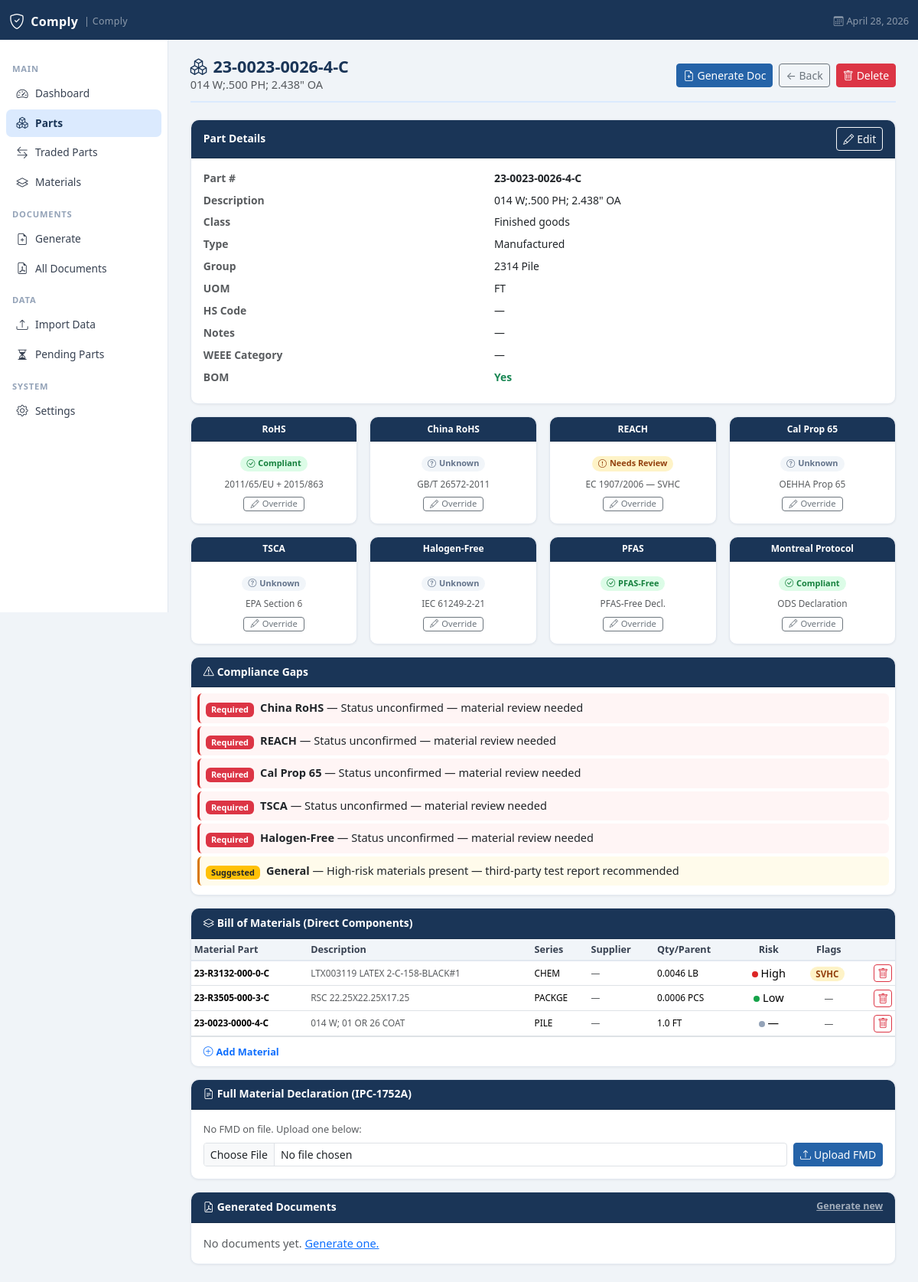
Before: /parts/23-0023-0026-4-C with the older database file.
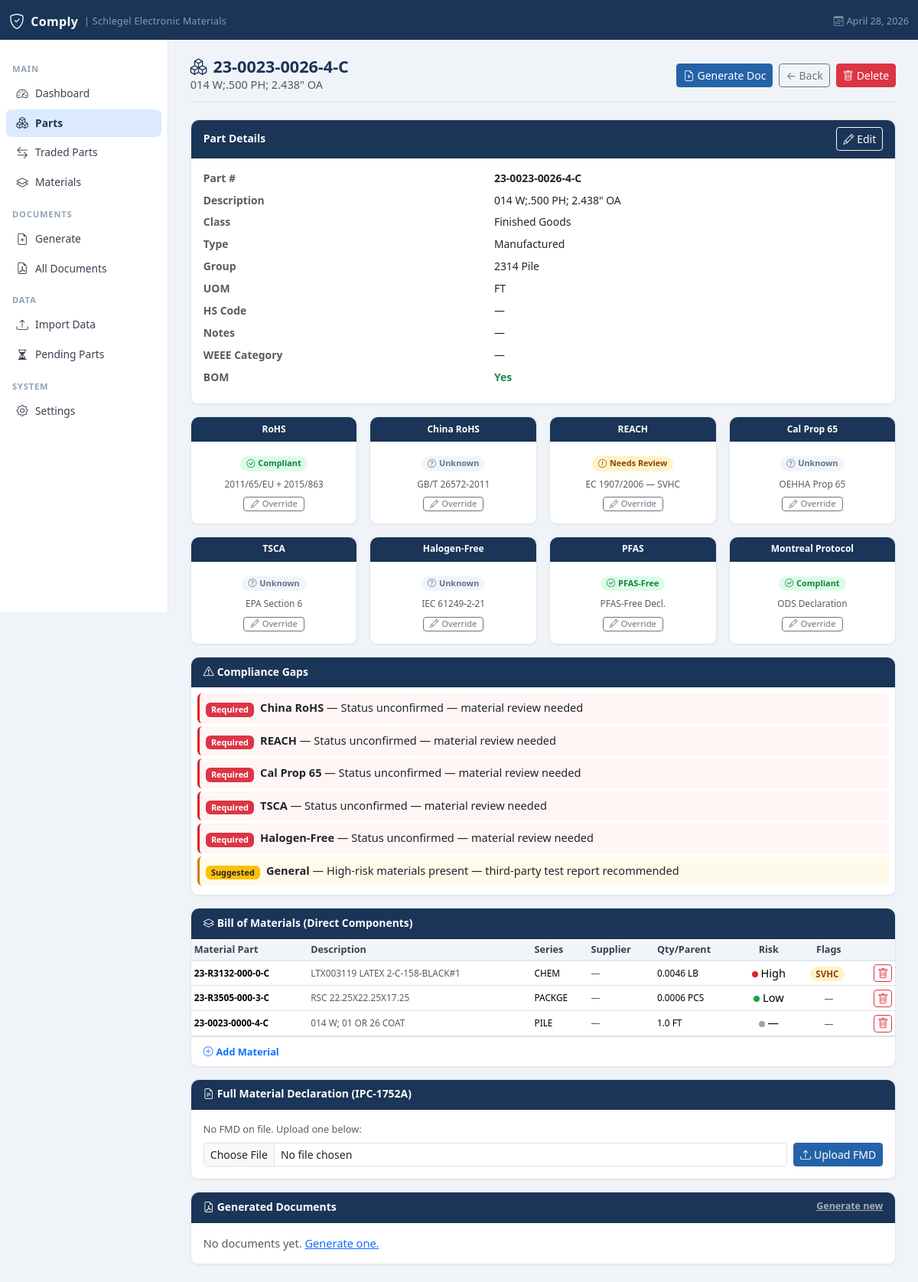
After: the same page with the newer database file.
### tables this page shows
CREATE TABLE settings(
            id          INTEGER PRIMARY KEY AUTOINCREMENT,
            key         TEXT NOT NULL UNIQUE,
            value       TEXT,
            updated_at  TEXT DEFAULT (datetime('now'))
        );

### app.py (the view)
@app.route("/parts/<path:part_number>")
def part_detail(part_number):
    conn = get_db()
    part = conn.execute(
        "SELECT * FROM parts WHERE part_number=?", (part_number,)
    ).fetchone()
    if not part:
        flash("Part not found.", "danger")
        conn.close()
        return redirect(url_for("parts_list"))
    bom = conn.execute("""
        SELECT b.*, m.description as mat_desc, m.material_series,
               m.series_desc, m.primary_supplier, m.risk_level,
               m.pfas_flag, m.svhc_flag, m.ods_flag, m.rohs_flag
        FROM bom_lines b
        LEFT JOIN materials m ON m.part_number = b.material_part
        WHERE b.parent_part=? AND b.level=0
        ORDER BY b.sort_order
    """, (part_number,)).fetchall()
    statuses = conn.execute(
        "SELECT * FROM compliance_status WHERE part_number=?", (part_number,)
    ).fetchall()
    status_map = {r["standard"]: dict(r) for r in statuses}
    gaps = get_compliance_gaps(part_number, conn)
    docs = conn.execute("""
        SELECT d.* FROM documents d
        JOIN document_parts dp ON dp.document_id=d.id
        WHERE dp.part_number=?
        ORDER BY d.generated_at DESC
    """, (part_number,)).fetchall()
    fmd = conn.execute(
        "SELECT * FROM fmd_files WHERE part_number=?", (part_number,)
    ).fetchone()
    fmd_substances = conn.execute("""
        SELECT id, material_name, substance_name, cas_number,
               cas_override_note,
               substance_weight, substance_weight_uom,
               weight_on_hm_pct, weight_on_total_pct, hm_on_total_pct
        FROM fmd_substances
        WHERE part_number = ?
        ORDER BY material_name, weight_on_hm_pct DESC
    """, (part_number,)).fetchall()
    conn.close()
    return render_template("part_detail.html", part=part, bom=bom,
                           status_map=status_map, gaps=gaps, docs=docs, fmd=fmd, fmd_substances=fmd_substances)

### app.py (called while the page is built)
def get_db():
    conn = sqlite3.connect(DB_PATH)
    conn.row_factory = sqlite3.Row
    conn.execute("PRAGMA foreign_keys = ON")
    return conn

def get_unacknowledged_versions():
    conn = get_db()
    rows = conn.execute("""
        SELECT rv.standard, rv.version, rv.updated_at, rv.notes
        FROM regulatory_versions rv
        WHERE NOT EXISTS (
            SELECT 1 FROM user_acknowledged_versions uav
            WHERE uav.standard = rv.standard
            AND uav.version = rv.version
        )
        ORDER BY rv.updated_at DESC
    """).fetchall()
    conn.close()
    return [dict(r) for r in rows]

@app.context_processor
def inject_regulatory_notifications():
    try:
        updates = get_unacknowledged_versions()
    except Exception:
        updates = []
    return dict(regulatory_updates=updates)

### templates/part_detail.html (shortened to what the changed rows need)
{% extends "base.html" %}
{% block content %}
<div class="page-header">
  <div>
    <h1><i class="bi bi-boxes me-2"></i>{{ part.part_number }}</h1>
  </div>
</div>
<div class="row g-3 mb-3">
  <div class="col-12">
  <div class="card h-100">
    <div class="card-body">
      <form id="editForm" method="post"
            action="/parts/{{ part.part_number }}/edit">
        <dl class="mb-0" style="font-size:.87rem;">
          <div class="row mb-2">
            <dd class="col-7 mb-0">
              <span class="read-val">{{ part.part_class or '—' }}</span>
            </dd>
          </div>
        </dl>
      </form>
    </div>
  </div>
</div>
</div>
  {% set standards = [
    ('RoHS',             'rohs',        '2011/65/EU + 2015/863'),
    ('China RoHS',       'china_rohs',  'GB/T 26572-2011'),
    ('REACH',            'reach',       'EC 1907/2006 — SVHC'),
    ('Cal Prop 65',      'prop65',      'OEHHA Prop 65'),
    ('TSCA',             'tsca',        'EPA Section 6'),
    ('Halogen-Free',     'halogen',     'IEC 61249-2-21'),
    ('PFAS',             'pfas',        'PFAS-Free Decl.'),
    ('Montreal Protocol','montreal',    'ODS Declaration'),
  ] %}
<div class="card mb-3">
  <div class="card-body p-0">
    {% if bom %}
    <div class="table-responsive">
      <table class="table table-sm table-hover mb-0">
        <thead>
          <tr>
            <th>Material Part</th>
            <th>Description</th>
            <th>Series</th>
            <th>Supplier</th>
            <th>Qty/Parent</th>
            <th class="text-center">Risk</th>
            <th class="text-center">Flags</th>
            <th><span class="visually-hidden">Actions</span></th>
          </tr>
        </thead>
      </table>
    </div>
    {% else %}
    <div class="text-center py-3 text-muted small">
      <i class="bi bi-layers opacity-25 fs-4 d-block mb-1"></i>
      No BOM lines yet. Add a material below.
    </div>
    {% endif %}
  </div>
</div>
{% endblock %}

### templates/base.html (shortened to what this page needs)
<!DOCTYPE html>
<html lang="en">
<head>
  <link href="https://cdn.jsdelivr.net/npm/bootstrap@5.3.2/dist/css/bootstrap.min.css" rel="stylesheet"/>
  <link href="https://cdn.jsdelivr.net/npm/bootstrap-icons@1.11.3/font/bootstrap-icons.css" rel="stylesheet"/>
</head>
<body>
<nav class="navbar navbar-dark">
  <div class="container-fluid">
    <a class="navbar-brand d-flex align-items-center gap-2" href="/">
      <i class="bi bi-shield-check fs-5"></i> Comply
      <span class="text-white-50 fw-normal" style="font-size:.78rem;">| {{ settings.get('company_name', 'Comply') }}</span>
    </a>
    <span class="text-white-50 small">
      <i class="bi bi-calendar3 me-1"></i>{{ now.strftime('%B %d, %Y') if now else '' }}
    </span>
  </div>
</nav>
<div class="main-wrap">
  <aside class="sidebar d-none d-md-flex flex-column">
    <div class="sidebar-section">Main</div>
    <ul class="nav flex-column">
      <li><a class="nav-link {% if request.endpoint=='dashboard' %}active{% endif %}" href="/">
        <i class="bi bi-speedometer2"></i> Dashboard
      </a></li>
      <li><a class="nav-link {% if request.endpoint in ['parts_list','part_detail'] %}active{% endif %}" href="/parts">
        <i class="bi bi-boxes"></i> Parts
      </a></li>
      <li><a class="nav-link {% if request.endpoint=='traded_parts' %}active{% endif %}" href="/parts/traded">
        <i class="bi bi-arrow-left-right"></i> Traded Parts
      </a></li>
      <li><a class="nav-link {% if 'material' in (request.endpoint or '') %}active{% endif %}" href="/materials">
        <i class="bi bi-layers"></i> Materials
      </a></li>
    </ul>
    <div class="sidebar-section">Documents</div>
    <ul class="nav flex-column">
      <li><a class="nav-link {% if request.endpoint=='generate_document' %}active{% endif %}" href="/documents/generate">
        <i class="bi bi-file-earmark-plus"></i> Generate
      </a></li>
      <li><a class="nav-link {% if request.endpoint=='documents_list' %}active{% endif %}" href="/documents">
        <i class="bi bi-file-earmark-pdf"></i> All Documents
      </a></li>
    </ul>
    <div class="sidebar-section">Data</div>
    <ul class="nav flex-column">
      <li><a class="nav-link {% if request.endpoint=='import_data' %}active{% endif %}" href="/import">
        <i class="bi bi-upload"></i> Import Data
      </a></li>
      <li><a class="nav-link {% if request.endpoint=='pending_parts' %}active{% endif %}" href="/parts/pending">
        <i class="bi bi-hourglass-split"></i> Pending Parts
      </a></li>
    </ul>
    <div class="sidebar-section">System</div>
    <ul class="nav flex-column">
      <li><a class="nav-link {% if request.endpoint=='settings_page' %}active{% endif %}" href="/settings">
        <i class="bi bi-gear"></i> Settings
      </a></li>
    </ul>
  </aside>
  <main class="main-content">
    {% block content %}{% endblock %}
  </main>
</div>
</body>
</html>

Changed rows visible on the page:
added settings: get "Schlegel Electronic Materials"
Other visible differences:
{{ part.part_class or '—' }}: "Finished goods" → "Finished Goods"
{{ settings.get('company_name', 'Comply') }}: "Comply" → (not shown)
